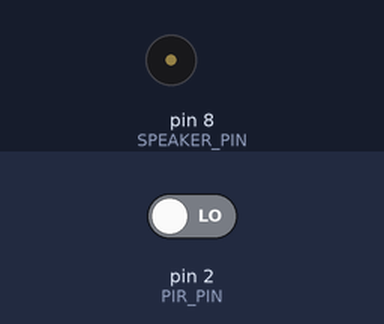
The sketch below on a simulated Arduino Uno, built with avr-gcc and run on an emulated ATmega328P. Parts: buzzer (waves = sounding). Inputs (shaded band) come from the test bench; at power-on: pin 2 (PIR_PIN) LOW.

Above: at 1.2 s.
1.3 s: pin 2 (PIR_PIN) driven HIGH
At 1.7 s:
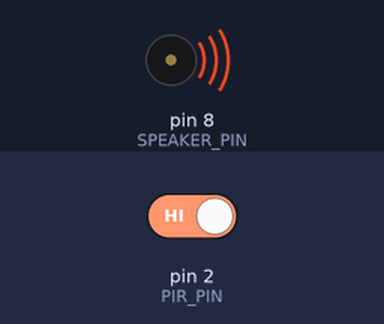
2.8 s: pin 2 (PIR_PIN) driven LOW
At 4.3 s:
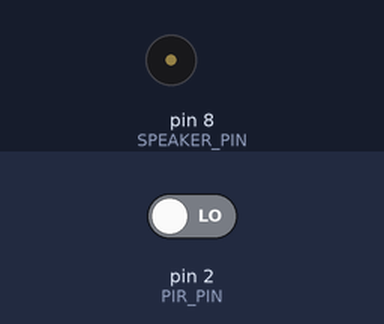
Timing chart, 0 to 5.8 s (numbered marks = the images above; inputs shaded):
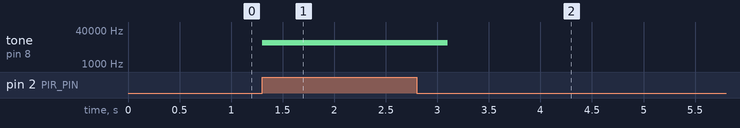

The sketch:

FLL.ino
```cpp
const byte PIR_PIN = 2;
const byte SPEAKER_PIN = 8;
const unsigned int TONE_FREQUENCY_HZ = 10000;

void setup() {
  pinMode(PIR_PIN, INPUT);
  pinMode(SPEAKER_PIN, OUTPUT);
  noTone(SPEAKER_PIN);
  Serial.begin(9600);
  digitalWrite(PIR_PIN , LOW);
}

void loop() {
  if (digitalRead(PIR_PIN) == HIGH) {
    //Serial.println("PIN HIGH");
    tone(SPEAKER_PIN, TONE_FREQUENCY_HZ);
    delay(600);
    digitalWrite(PIR_PIN , LOW);
    //Serial.println("FINISHED");
  } else {
    noTone(SPEAKER_PIN);
    //Serial.println("PIN LOW");
  }
}
```

Measured:
- after the input at 1.3 s, tone on pin 8 (SPEAKER_PIN): silent → 10000 Hz at once
- after the input at 2.8 s, tone on pin 8 (SPEAKER_PIN): 10000 Hz → silent after 0.30 s
